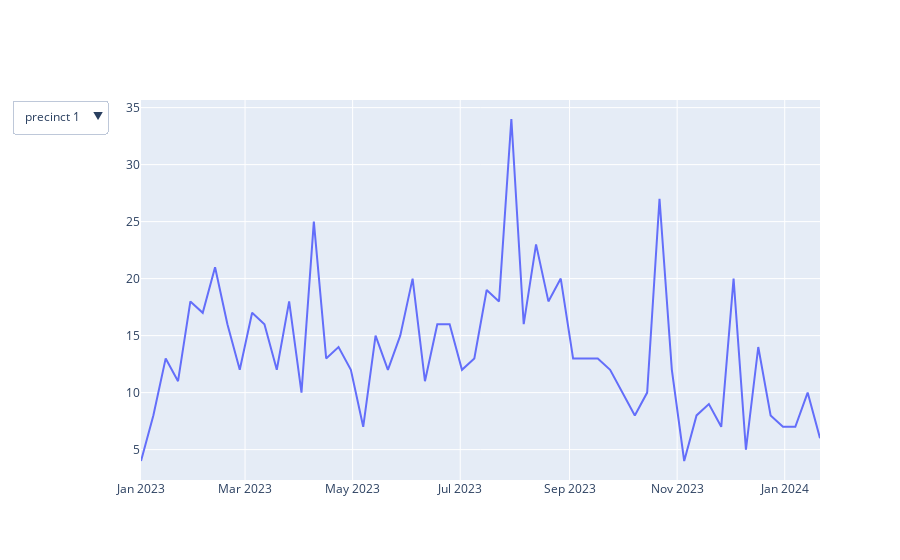

Here is the notebook cell this chart was saved with:
### Code cell
# Plotly visualization
fig = go.Figure()

fig.add_trace(go.Scatter(x=df_scatter.index,
                         y=df_scatter[df_scatter.columns[0]],
                         visible=True))

updatemenu = []
buttons = []

for col in df_scatter.columns:
    buttons.append(dict(method='restyle',
                        label=col,
                        visible=True,
                        args=[{'y':[df_scatter[col]],
                               'x':[df_scatter.index],
                               'type':'scatter'}, [0]],
                        ))

updatemenu.append(dict(buttons=buttons,
                       direction='down',
                       showactive=True))

fig.update_layout(showlegend=False, updatemenus=updatemenu)
fig.show()
